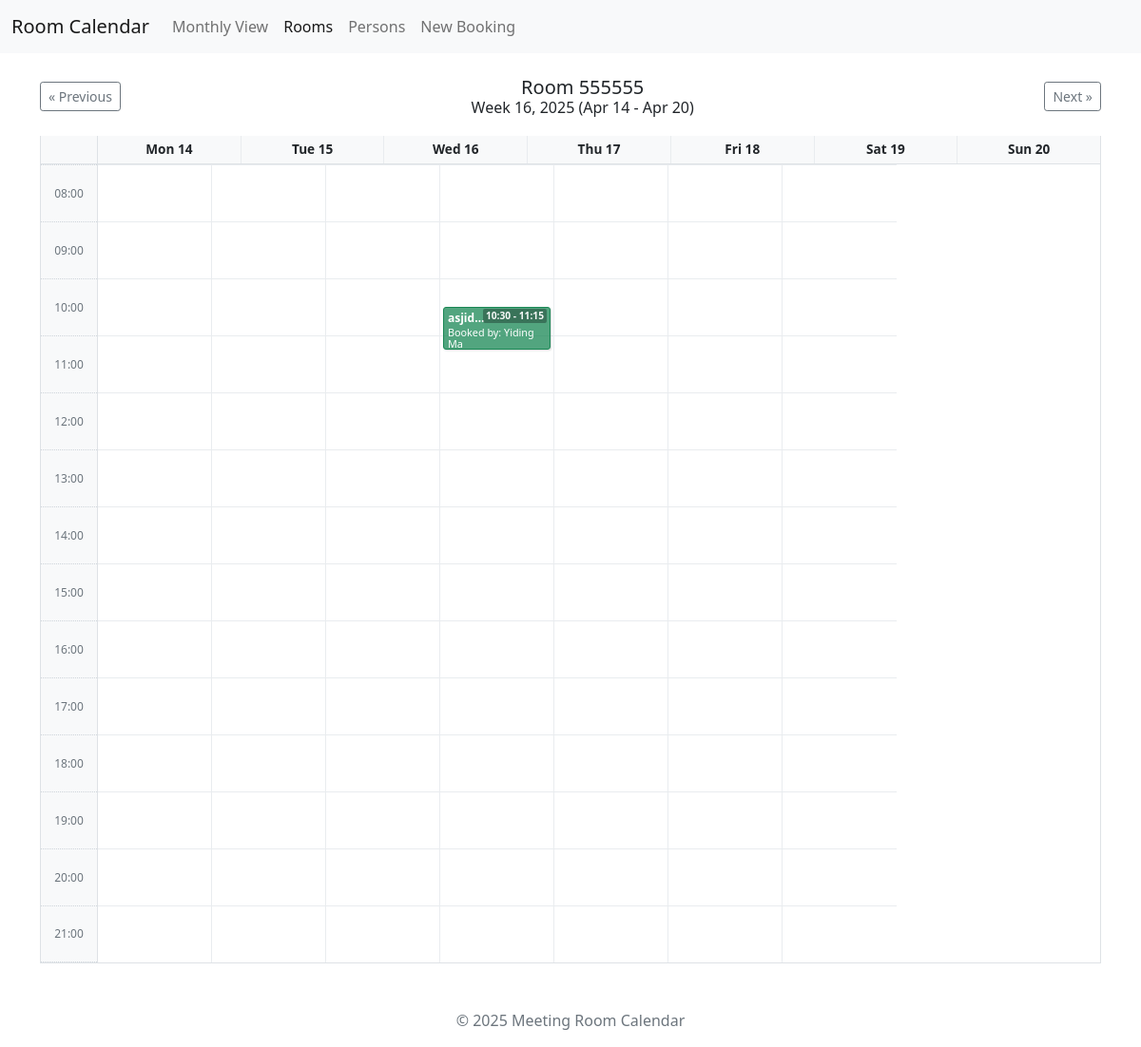
Page /room/2/week on the committed database.
### models.py (models this page shows, shortened)
class Room(db.Model):
    id = db.Column(db.Integer, primary_key=True)
    name = db.Column(db.String(80), unique=True, nullable=False)
    bookings = db.relationship('Booking', backref='room', lazy=True, cascade="all, delete-orphan")

class Booking(db.Model):
    id = db.Column(db.Integer, primary_key=True)
    room_id = db.Column(db.Integer, db.ForeignKey('room.id'), nullable=False)
    user_name = db.Column(db.String(120), nullable=False, index=True)
    title = db.Column(db.String(200), nullable=False)
    details = db.Column(db.Text, nullable=True)
    start_time = db.Column(db.DateTime, nullable=False, index=True)
    end_time = db.Column(db.DateTime, nullable=False)

### app.py (the view)
@app.route('/room/<int:room_id>/week')
@app.route('/room/<int:room_id>/week/<int:year>/<int:week_num>')
def week_room_view(room_id, year=None, week_num=None):
    room = Room.query.get_or_404(room_id)
    today = date.today()
    current_year_iso, current_week_iso, _ = today.isocalendar()
    if year is None or week_num is None:
         year, week_num = current_year_iso, current_week_iso
    try:
        start_of_week, end_of_week, days_in_week, prev_year, prev_week, next_year_val, next_week_val, week_label = get_week_data(year, week_num)
    except ValueError:
         flash("Invalid week requested.", "warning")
         year, week_num = current_year_iso, current_week_iso
         start_of_week, end_of_week, days_in_week, prev_year, prev_week, next_year_val, next_week_val, week_label = get_week_data(year, week_num)
    week_start_dt = datetime.combine(start_of_week, time.min)
    week_end_dt = datetime.combine(end_of_week + timedelta(days=1), time.min)
    room_bookings = Booking.query.filter(
        Booking.room_id == room_id,
        Booking.start_time < week_end_dt,
        Booking.end_time > week_start_dt
    ).order_by(Booking.start_time).all()
    bookings_by_day_display = {d: [] for d in days_in_week}
    for booking in room_bookings:
        for day_in_week in days_in_week:
             display_params = calculate_display_params(booking, day_in_week, VIEW_START_HOUR, VIEW_END_HOUR)
             if display_params:
                 display_params['user_name'] = booking.user_name
                 if day_in_week in bookings_by_day_display:
                     bookings_by_day_display[day_in_week].append(display_params)
                 else:
                    print(f"Warning: Day {day_in_week} not found.")
    return render_template('week_room.html',
                           room=room,
                           week_label=week_label,
                           days_in_week=days_in_week,
                           bookings_by_day_display=bookings_by_day_display,
                           current_year=year,
                           current_week=week_num,
                           prev_year=prev_year,
                           prev_week=prev_week,
                           next_year=next_year_val,
                           next_week=next_week_val,
                           view_start_hour=VIEW_START_HOUR,
                           view_end_hour=VIEW_END_HOUR,
                           hours_in_view=HOURS_IN_VIEW,
                           pixels_per_hour=PIXELS_PER_HOUR)

### app.py (called while the page is built)
@app.context_processor
def inject_now():
    return {'now': datetime.now()}

### templates/week_room.html (shortened to what this page needs)
{% extends "layout.html" %}
{% block content %}
<div class="d-flex justify-content-between align-items-center mb-3 flex-wrap">
    <a href="{{ url_for('week_room_view', room_id=room.id, year=prev_year, week_num=prev_week) }}" class="btn btn-sm btn-outline-secondary me-2 mb-1"> « <span class="d-none d-sm-inline">Previous</span> </a>
    <div class="text-center mx-auto mb-1"> <h2 class="mb-0 h5">Room {{ room.name }}</h2> <h4 class="mb-0 fw-normal h6">{{ week_label }}</h4> </div>
    <a href="{{ url_for('week_room_view', room_id=room.id, year=next_year, week_num=next_week) }}" class="btn btn-sm btn-outline-secondary ms-2 mb-1"> <span class="d-none d-sm-inline">Next</span> » </a>
</div>
<div class="calendar-week-grid">
    <div class="time-labels-col"> <div class="grid-header-placeholder"> </div> {% for hour in range(view_start_hour, view_end_hour) %} <div class="hour-label" style="height: {{ pixels_per_hour }}px;">{{ "%02d:00"|format(hour) }}</div> {% endfor %} </div>
    <div class="schedule-area-wrapper">
        <div class="grid-header-row"> {% for day in days_in_week %} <div class="column-header-cell">{{ day.strftime('%a %d') }}</div> {% endfor %} </div>
        <div class="grid-content-area" id="week-room-grid-scroll-content">
             {% set total_height = hours_in_view * pixels_per_hour %}
            {% for day in days_in_week %}
            <div class="week-room-day-column" style="height: {{ total_height }}px;">
                {% for booking_display in bookings_by_day_display.get(day, []) %}
                     <div class="booking-entry"
                         style="top: {{ booking_display.top }}px; height: {{ booking_display.height }}px;"
                         title="{{ booking_display.title }} by {{ booking_display.user_name }} ({{ booking_display.start_time_str }} - {{ booking_display.end_time_str }}) {{ booking_display.details if booking_display.details else '' }}"
                         data-edit-url="{{ url_for('booking_form', booking_id=booking_display.id, ref_url=request.path | urlencode ) }}">
                        <span class="booking-time-display"> {{ booking_display.start_time_str }}<span class="booking-end-time"> - {{ booking_display.end_time_str }}</span></span>
                        <strong class="booking-title">{{ booking_display.title }}</strong>
                        <small><span class="prefix-label">Booked by:</span> {{ booking_display.user_name }} </small>
                    </div>
                {% endfor %}
            </div>
            {% endfor %}
        </div>
    </div>
</div>
{% endblock %}

### static/css/style.css (style rules this page uses)
html, body { overflow-x: hidden; }
body { padding-top: 56px; }
.calendar-day-grid, .calendar-week-grid { display: flex; border: 1px solid #dee2e6; border-top: none; position: relative; }
.time-labels-col { flex: 0 0 60px; border-right: 1px solid #dee2e6; background-color: #f8f9fa; position: relative; box-sizing: border-box; z-index: 5; }
.grid-header-placeholder { height: 30px; border-bottom: 1px solid #dee2e6; }
.hour-label { height: 60px; text-align: center; font-size: 0.75em; color: #6c757d; position: relative; border-top: 1px dotted #ced4da; box-sizing: border-box; display: flex; align-items: center; justify-content: center; }
.time-labels-col .hour-label:last-child { border-bottom: 1px dotted #ced4da; }
.schedule-area-wrapper { flex: 1; overflow-x: auto; position: relative; }
.grid-header-row { display: flex; height: 30px; border-bottom: 1px solid #dee2e6; background-color: #f8f9fa; position: sticky; z-index: 30; }
.schedule-area-wrapper > .grid-header-row { top: 0; }
.grid-header-row .column-header-cell { flex: 1; min-width: 120px; border-right: 1px solid #e9ecef; font-weight: bold; padding: 0 4px; box-sizing: border-box; overflow: hidden; text-overflow: ellipsis; white-space: nowrap; font-size: 0.85em; display: flex; align-items: center; justify-content: center; }
.grid-header-row .column-header-cell:last-child { border-right: none; }
.grid-content-area { display: flex; position: relative; background-image: linear-gradient(to bottom, #e9ecef 1px, transparent 1px); background-size: 100% 60px; background-repeat: repeat-y; background-position-y: 0px; }
.calendar-week-grid .grid-content-area { width: fit-content; }
.room-day-column, .user-week-day-column, .week-room-day-column { flex: 1; min-width: 120px; border-right: 1px solid #e9ecef; position: relative; box-sizing: border-box; }
.room-day-column:last-child, .user-week-day-column:last-child, .week-room-day-column:last-child { border-right: none; }
.booking-entry { position: absolute; left: 3px; right: 3px; background-color: rgba(13, 110, 253, 0.75); border: 1px solid rgba(13, 110, 253, 1); color: white; border-radius: 3px; padding: 2px 4px; font-size: 0.75em; overflow: hidden; box-sizing: border-box; z-index: 10; box-shadow: 1px 1px 2px rgba(0,0,0,0.15); transition: background-color 0.2s ease, border-color 0.2s ease, z-index 0s 0.1s; cursor: pointer; }
.booking-time-display { position: absolute; top: 1px; right: 3px; font-size: 0.85em; font-weight: bold; color: rgba(255, 255, 255, 0.9); background-color: rgba(0, 0, 0, 0.25); padding: 0px 3px; border-radius: 2px; z-index: 12; pointer-events: none; white-space: nowrap; }
.booking-title { font-weight: bold; display: block; margin-bottom: 0px; padding-right: 60px; color: white; text-decoration: none; white-space: nowrap; overflow: hidden; text-overflow: ellipsis; }
.booking-entry small { font-size: 0.9em; display: block; line-height: 1.1; padding-right: 5px; overflow-wrap: break-word; word-wrap: break-word; white-space: normal; }
.calendar-week-grid .booking-entry { background-color: rgba(25, 135, 84, 0.75); border-color: rgba(25, 135, 84, 1); }
.calendar-week-grid .booking-time-display { color: rgba(255, 255, 255, 0.95); background-color: rgba(0, 0, 0, 0.3); }

### rows in the picture
Room: name "555555"
Booking: start_time_str "10:30", end_time_str "11:15", title "asjid…", user_name "Yiding Ma"

### other values in the picture
{{ week_label }} "Week 16, 2025 (Apr 14 - Apr 20)"
{{ "%02d:00"|format(hour) }} "08:00" "09:00" "10:00" "11:00" "12:00" "13:00" "14:00" "15:00" "16:00" "17:00" "18:00" "19:00" "20:00" "21:00"
{{ day.strftime('%a %d') }} "Mon 14" "Tue 15" "Wed 16" "Thu 17" "Fri 18" "Sat 19" "Sun 20"
